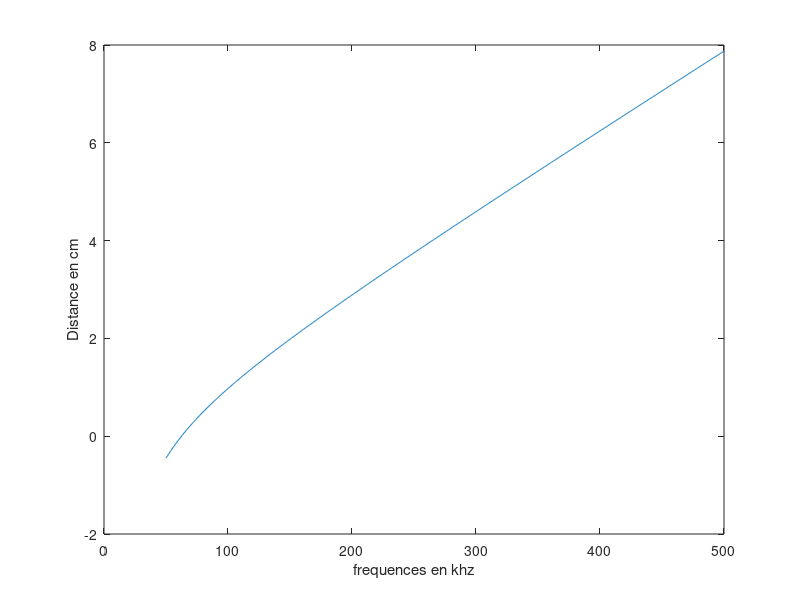

This figure's MATLAB source:
 zmax = @(a,lambda) a^2./lambda -lambda/4;


%a = 28e-3/2; % capteur a 100 kHz
a = 20e-3; % capteur a 250 kHz

 f = linspace(50e3,500e3,1000);
 c = 2500; % vp

 ll = c./f; %lambda

 y = zmax(a,ll);

 if any(isinf(y))
     disp("attention inf")
 end


figure;
plot(f/1000,y*100)
ylabel("Distance en cm")
xlabel("frequences en khz")
